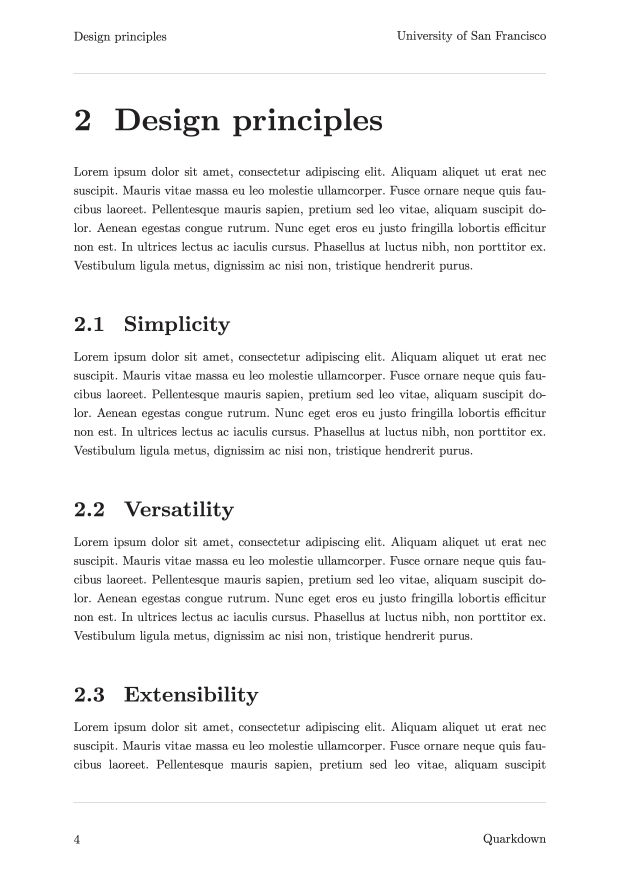
#> input picture simple-paper/1.0.0/__images/content.jpg, 2478 x 3507 px (shown at 1/4 size)
$ python -i capture.py   (imports and definitions only)
#> lines starting #> are read from the running program, lines starting #| are printed output that depends on the picture
#> further down, picture is the input picture: PIL image 2478x3507 RGB; mean R, G, B 245, 244.9, 245
"""Screenshots a compiled Quarkdown document and saves the images of an atom, according to its layout.

Usage: capture.py <layout> <html-file> <package-dir> [viewport-width]

Layouts:
  package         2x preview cropped to the content, and an 800x400 thumbnail with the content centered
  plain, paged    vertical thumbnail of the top of the document, or of its first page
  slides, docs    horizontal thumbnail of the first screen, or of the first slide
"""
import io
import sys
from contextlib import contextmanager
from functools import partial
from http.server import SimpleHTTPRequestHandler, ThreadingHTTPServer
from pathlib import Path
from threading import Thread

from PIL import Image, ImageChops
from playwright.sync_api import Page, sync_playwright


class Layout:
    """Strategy that defines how a document is viewed and which images are derived from it."""

    viewport = {"width": 1000, "height": 800}
    scale = 1

    def prepare(self, page: Page):
        """Adjusts the rendered page before it is captured."""

    def capture(self, page: Page) -> Image.Image:
        raise NotImplementedError

    def save(self, image: Image.Image, package: Path):
        raise NotImplementedError


class PackageLayout(Layout):
    """A package's output, which is small and free-floating on a plain page."""

    scale = 2
    preview_margin = 32 * scale
    thumbnail_size = (800, 400)
    thumbnail_margin = 48

    def __init__(self, width: int):
        self.viewport = {"width": width, "height": 800}

    def capture(self, page):
        return screenshot(page.screenshot(full_page=True))

    # [6 lines left out: function save, not called in this run]

    def preview(self, content, background):
        size = (content.width + 2 * self.preview_margin, content.height + 2 * self.preview_margin)
        return center(content, size, background)

    # [7 lines left out: function thumbnail, not called in this run]


class TemplateLayout(Layout):
    """A template's first screen, saved as the thumbnail as is."""

    def capture(self, page):
        return screenshot(page.screenshot())

    def save(self, image, package):
        image.save(package / "THUMBNAIL.webp", quality=90, method=6)


class VerticalLayout(TemplateLayout):
    """A portrait thumbnail, sized as an A4 page."""

    viewport = {"width": 794, "height": 1123}


class PagedLayout(VerticalLayout):
    """A portrait thumbnail of the first page, sized as the document's page format."""

    def capture(self, page):
        return screenshot(page.locator(".pagedjs_page").first.screenshot())


class HorizontalLayout(TemplateLayout):
    """A landscape thumbnail, framed as in the browser."""

    viewport = {"width": 1123, "height": 705}


class SlidesLayout(HorizontalLayout):
    """A landscape thumbnail of the first slide, without the navigation controls."""

    def prepare(self, page):
        page.add_style_tag(content=".reveal .controls, .reveal .progress { display: none !important; }")


def screenshot(data: bytes) -> Image.Image:
    return Image.open(io.BytesIO(data)).convert("RGB")


def crop_to_content(image: Image.Image) -> Image.Image:
    """Crops away the uniform background, which is sampled from the top-left pixel."""
    background = Image.new("RGB", image.size, image.getpixel((0, 0)))
#> background: PIL image 2478x3507 RGB; every value is 255
    mask = ImageChops.difference(image, background).point(lambda p: 255 if p > 8 else 0)
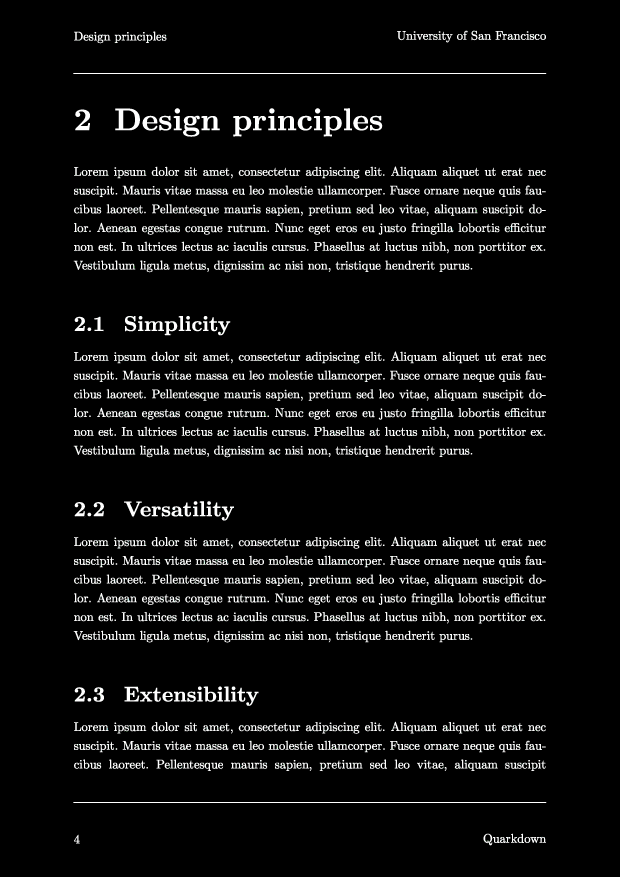
#> mask: PIL image 2478x3507 RGB (shown at 1/4 size); mean R, G, B 14.7, 14.8, 14.8
    return image.crop(mask.getbbox())
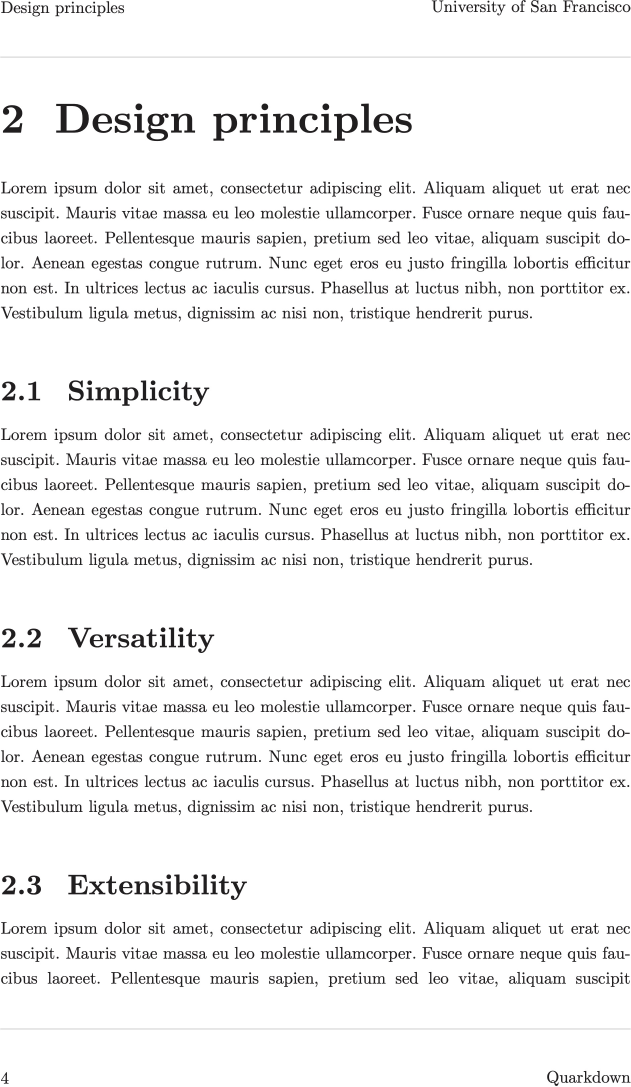
#> returned value: PIL image 1892x3259 RGB (shown at 1/3 size); mean R, G, B 240.9, 240.8, 240.9


# [25 lines left out: functions center, layout_of, serve, not called in this run]


class QuietHandler(SimpleHTTPRequestHandler):
    def log_message(self, *args):
        pass


# [14 lines left out: function main, not called in this run]


# [2 lines not run here, left out]

>>> from PIL import Image
>>> picture = Image.open('../../simple-paper/1.0.0/__images/content.jpg')
>>> result = crop_to_content(picture)
